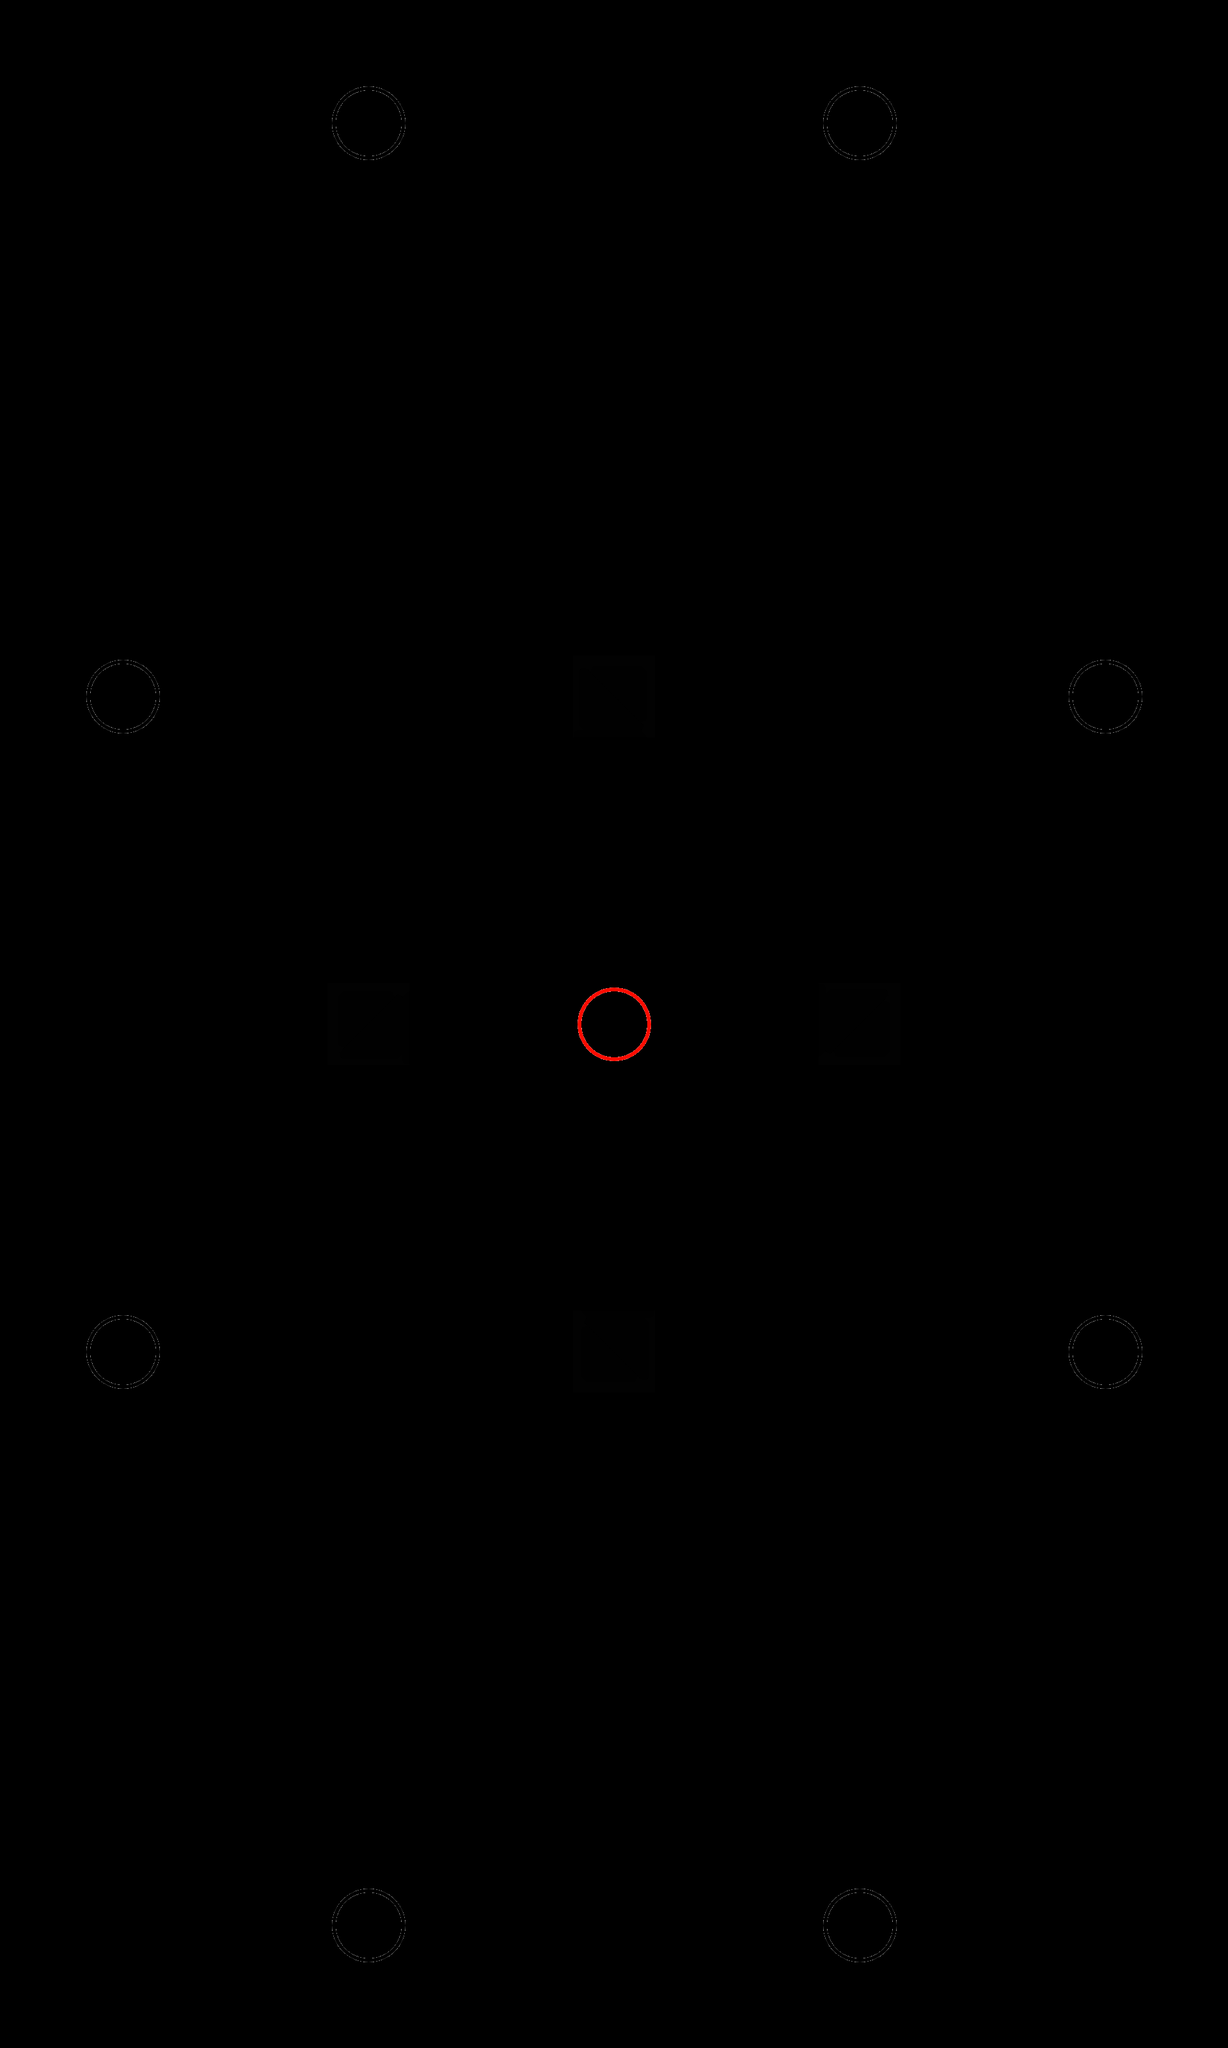

Below is a game level as drawn by its tile map, then a one-line description and the .tmx that defines it (tile-layer data replaced by summaries):
An orthogonal 15x25 tile map with 128x128 px tiles, 2 tile layers (tilelayer, settingslayer) and 13 objects.

<map version="1.0" tiledversion="1.0.2" orientation="orthogonal" renderorder="right-down" width="15" height="25" tilewidth="128" tileheight="128" nextobjectid="32">
 <tileset firstgid="1" source="untitled.tsx" />
 <layer name="tilelayer" width="15" height="25">
  <data>[375 cells, 13 non-empty, 3 distinct tile ids]</data>
 </layer>
 <layer name="settingslayer" width="15" height="25">
  <properties>
   <property name="ambientlight" type="float" value="0.95" />
   <property name="scale" type="float" value="2" />
  </properties>
  <data>[375 cells, 0 non-empty, 0 distinct tile ids]</data>
 </layer>
 <objectgroup name="mirrors">
  <object id="19" gid="2" x="896" y="1152" width="128" height="128" />
  <object id="20" gid="2" x="1280" y="1536" width="128" height="128" rotation="90" />
  <object id="21" gid="2" x="1024" y="2048" width="128" height="128" rotation="180" />
  <object id="22" gid="2" x="640" y="1664" width="128" height="128" rotation="-90" />
 </objectgroup>
 <objectgroup name="pelletends">
  <object id="23" gid="4" x="1664" y="2176" width="128" height="128" />
  <object id="24" gid="4" x="1664" y="1152" width="128" height="128" />
  <object id="25" gid="4" x="1280" y="256" width="128" height="128" />
  <object id="26" gid="4" x="512" y="256" width="128" height="128" />
  <object id="27" gid="4" x="128" y="1152" width="128" height="128" />
  <object id="28" gid="4" x="128" y="2176" width="128" height="128" />
  <object id="29" gid="4" x="512" y="3072" width="128" height="128" />
  <object id="30" gid="4" x="1280" y="3072" width="128" height="128" />
 </objectgroup>
 <objectgroup name="pelletstarts">
  <object id="15" gid="3" x="896" y="1664" width="128" height="128">
   <properties>
    <property name="fireallatonce" type="bool" value="true" />
    <property name="firedirections" value="udlr" />
    <property name="initialdelay" type="float" value="2.5" />
    <property name="pelletpause" type="float" value="3.5" />
   </properties>
  </object>
 </objectgroup>
 <objectgroup name="trackpoints" />
 <objectgroup name="blocks" />
 <objectgroup name="toggles" />
 <objectgroup name="wallportals" />
</map>
